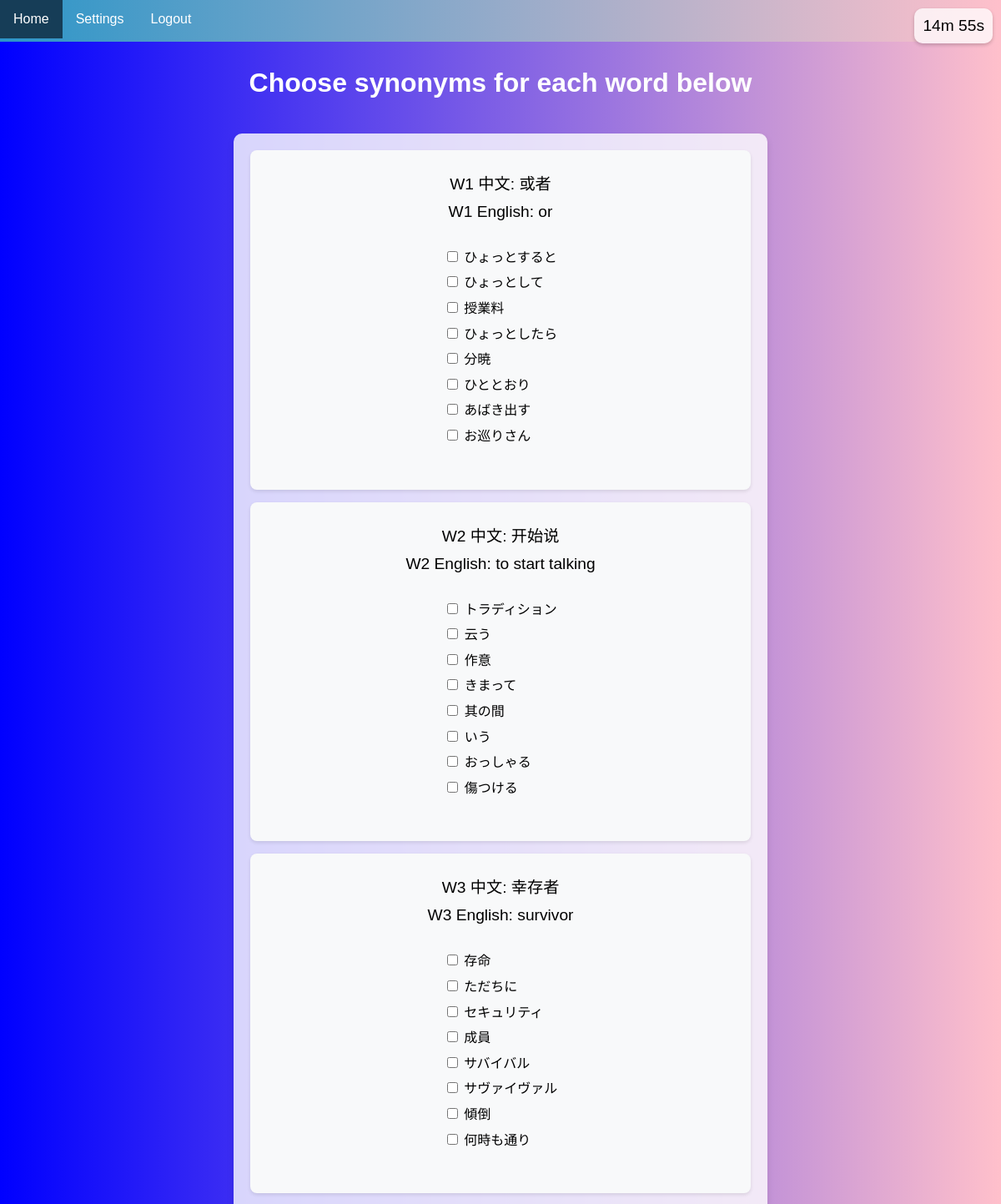
The app's page /first_test/flashcard (signed in, upper part) with its own data.
### study/models.py (models this page shows, shortened)
class Question(models.Model):
    word = models.ForeignKey(Word, on_delete=models.CASCADE)
    correct_answers = models.ManyToManyField(Answer)
    group = models.CharField(max_length=32, null=True)
    def __str__(self):
        return f"Question for {self.word.original_word}"

class Word(models.Model):
    original_word = models.CharField(max_length=100)
    english_meaning = models.CharField(max_length=100)
    chinese_meaning = models.CharField(max_length=100)
    image_url = models.CharField(max_length=512, null=True, blank=True)
    learning_method = models.CharField(max_length=32, null=True)

class Answer(models.Model):
    word = models.ForeignKey(Word, on_delete=models.CASCADE)
    text = models.CharField(max_length=100)  # The text of the answer
    def __str__(self):
        return self.text

### study/views.py (the view, shortened to what this page needs)
# urls.py: path("first_test/flashcard", views.first_test_flashcard, name="flashcard-first-test"),
@login_required
def first_test_flashcard(request):
    user = request.user
    if request.method == "GET":
        test_questions = create_test_for_user(user, learning_method="flashcard")
        print("Test questions: ", len(test_questions))
        return render(request, 'study/flashcard_first_test.html', {'test_questions': test_questions})

### study/templates/study/flashcard_first_test.html (shortened to what this page needs)
<!DOCTYPE html>
<html>
<head>
</head>
<body>
    {% include 'study/navbar.html' %}
    <div id="countdown" class="countdown-timer">
    </div>
    <h1>Choose synonyms for each word below</h1>
    <form action="{% url 'flashcard-first-test' %}" method="post">
        {% for question in test_questions %}
            <div class="question-container">
                <p>W{{ forloop.counter }} 中文: {{ question.question.word.chinese_meaning }}</p>
                <p>W{{ forloop.counter }} English: {{ question.question.word.english_meaning }}</p>
                <div class="answers-container">
                    <ul>
                        {% for answer in question.answers %}
                            <li>
                                <input type="checkbox" name="question_{{ question.question.id }}" value="{{ answer.id }}">
                                {{ answer.text }}
                            </li>
                        {% endfor %}
                    </ul>
                </div>
            </div>
        {% endfor %}
    </form>
</body>
</html>

### study/templates/study/flashcard_first_test.html (style rules this page uses)
body { font-family: Arial, sans-serif; margin: 0; padding: 0; display: flex; flex-direction: column; align-items: center; background: linear-gradient(to right, blue, pink); padding-top: 60px; color: white; }
.countdown-timer { position: fixed; top: 10px; right: 10px; background-color: rgba(255, 255, 255, 0.75); padding: 10px; border-radius: 10px; box-shadow: 0 2px 4px rgba(0, 0, 0, 0.2); font-size: 1.2em; z-index: 2000; color: black; }
form { max-width: 600px; width: 100%; margin: 20px; padding: 20px; background: rgba(255, 255, 255, 0.8); border-radius: 10px; box-shadow: 0 4px 8px rgba(0, 0, 0, 0.1); color: black; }
div { text-align: center; margin-bottom: 15px; }
p { font-size: 1.2em; margin: 10px 0; }
.question-container { text-align: center; margin-bottom: 15px; padding: 15px; background-color: #f8f9fa; border-radius: 8px; box-shadow: 0 2px 4px rgba(0, 0, 0, 0.1); }
.answers-container { display: flex; justify-content: center; }
ul { list-style: none; padding: 0; text-align: left; max-width: 400px; }
li { margin: 5px 0; line-height: 1.6; }

### records on screen
Question: question.word.chinese_meaning "或者", question.word.english_meaning "or"
Answer: text "ひょっとすると"
Answer: text "ひょっとして"
Answer: text "授業料"
Answer: text "ひょっとしたら"
Answer: text "分暁"
Answer: text "ひととおり"
Answer: text "あばき出す"
Answer: text "お巡りさん"
Question: question.word.chinese_meaning "开始说", question.word.english_meaning "to start talking"
Answer: text "トラディション"
Answer: text "云う"
Answer: text "作意"
Answer: text "きまって"
Answer: text "其の間"
Answer: text "いう"
Answer: text "おっしゃる"
Answer: text "傷つける"
Question: question.word.chinese_meaning "幸存者", question.word.english_meaning "survivor"
Answer: text "存命"
Answer: text "ただちに"
Answer: text "セキュリティ"
Answer: text "成員"
Answer: text "サバイバル"
Answer: text "サヴァイヴァル"
Answer: text "傾倒"
Answer: text "何時も通り"
